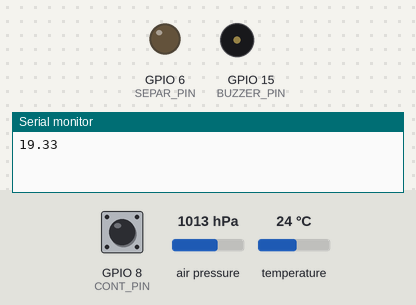
A program run on a simulated ESP32-S2. Parts: output pins drawn as LEDs (lit = HIGH), buzzer (waves = sounding, pin HIGH), the last lines printed to the serial monitor. The test bench sets the inputs (shaded band); at power-on: air pressure 1013 hPa, GPIO 8 (CONT_PIN) HIGH, temperature 24 °C. Storage starts empty; EEPROM starts erased.

Above: at 1.3 s.
At 4.1 s:
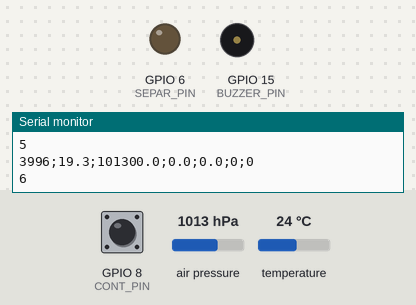
4.2 s: air pressure set to 1010 hPa
6.3 s: air pressure set to 1007 hPa
7.8 s: air pressure set to 1000 hPa
At 10.5 s:
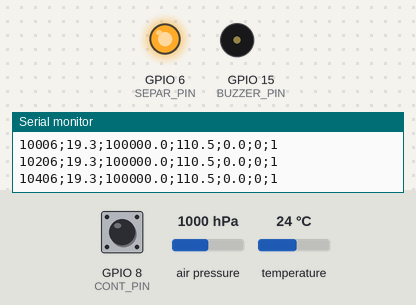
Timing chart, 0 to 16.6 s (numbered marks = the images above; inputs shaded):
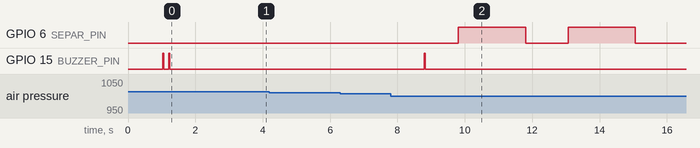

The program:

main.cpp
```cpp
#include "Loops.h"

GlobalAggregator glob;

void setup() {

    Serial.begin(115200);
    Serial.setTimeout(10);
    tasks.checkSerial(5);

    Wire.begin(SDA_PIN, SCL_PIN, 125000);
    tasks.bmp.begin(BMP085_HIGHRES, &Wire);

    pinMode(SEPAR_PIN, OUTPUT);
    pinMode(BUZZER_PIN, OUTPUT);

    pinMode(CONT_PIN, INPUT_PULLUP);
    pinMode(SWITCH_PIN, INPUT_PULLUP);

    // CONFIG:
    EEPROM.begin(sizeof(glob.memory));
    EEPROM.get(0, glob.memory);

    // Only for first programming:
    //tasks.clearMem();

    tasks.readFlash();
    tasks.recalibrate();
    Serial.println(glob.initialTemper);
    tasks.buzz();

    // RTOS queues:
    glob.dataFramesFifo = xQueueCreate(FRAMES_IN_Q, sizeof(DataFrame));

    // Pararell tasks:
    xTaskCreate((TaskFunction_t) Tasks::flashTask, "Flash Task", 16384, NULL, 1, NULL);

    // LOOPS:
    glob.dataFrame.rocketState = RAIL;
    Serial.println("RAIL STATE");
    loops.railLoop();

    glob.dataFrame.rocketState = FLIGHT;
    Serial.println("FLIGHT STATE");
    loops.flightLoop();

    glob.dataFrame.rocketState = SEPAR;
    tasks.updateDataBase();
    Serial.println("SEPAR STATE");
    loops.sepLoop();

    glob.dataFrame.rocketState = GROUND;
    Serial.println("GROUND STATE");
    loops.groundLoop();
}

void loop() {

    digitalWrite(BUZZER_PIN, 1);
    Serial.println("Waiting for pickup");
    vTaskDelay(1000 / portTICK_PERIOD_MS);
    digitalWrite(BUZZER_PIN, 0);
    vTaskDelay(9000 / portTICK_PERIOD_MS);
}
```

DataStructs.h
```cpp
#ifndef DATA_STRUCTS_H
#define DATA_STRUCTS_H

#define APOGEMIX_ID 8
#define FLIGHTS_IN_MEM 30
#define FRAMES_IN_Q 30
#define ALPHA_H 0.2
#define ALPHA_V 0.2
#define RAIL_FLIGHT_LOOP_TIME 200
#define FIRST_SEPAR_LOOP_TIME 250
#define SECND_SEPAR_LOOP_TIME 500
#define FIRE_TIME 2000
#define TEMPERATURE_FIX_A 0.855
#define TEMPERATURE_FIX_B (-1.188)
#define WIFI_TIME_MS 600000
#define CALLSIGN_LEN 11

#include <stdint.h>

struct Flight {

    uint16_t num;
    uint16_t apogee;
    uint16_t maxSpeed;
};

struct Memory {

    uint8_t lastFlightIndex;
    uint16_t lastFlightNum;
    Flight flight[FLIGHTS_IN_MEM];
};

enum RocketState {

    RAIL = 0,
    FLIGHT,
    SEPAR,
    GROUND
};

struct DataFrame {

    uint32_t time;
    float temper;
    float pressure;
    float altitude;
    float speed;
    bool continuity : 1;
    char rocketState : 3;

    String toString() {

        char data[60];
        sprintf(data, "%d;%0.1f;%0.1f;%0.1f;%0.1f;%d;%d", time, temper, pressure, altitude, speed, continuity, (int)rocketState);
        return String(data);
    }
};

#endif
```

Globals.h
```cpp
#ifndef GLOBALS_H
#define GLOBALS_H

#include "DataStructs.h"

struct GlobalAggregator {

    DataFrame dataFrame;
    QueueHandle_t dataFramesFifo;
    Memory memory;
    float initialPressure;
    float initialTemper;
    int16_t apogee = 0;
    int16_t maxSpeed = 0;
};

extern GlobalAggregator glob;

#endif
```

Loops.h
```cpp
#ifndef LOOPS_H
#define LOOPS_H

#include "Website.h"
#include <LoRa.h>

class StateLoops {

    Timer pressMeasureTimer;
    Timer waitingTimer;
    Timer wifiTimer;

    String rxDebugString;

    void dataLoop(bool enableFlashWrite);
    void ignitionLoop(bool apogee);
    void waitAndLogData(uint32_t time_ms);

public:

    void railLoop();
    void flightLoop();
    void sepLoop();
    void groundLoop();
};

extern StateLoops loops;

#endif
```

PinDefinitions.h
```cpp
#ifndef PIN_DEFINITIONS_H
#define PIN_DEFINITIONS_H

#define SWITCH_PIN 0

#define SEPAR_PIN 6
#define BUZZER_PIN 15

#define CONT_PIN 8

#define SDA_PIN 34
#define SCL_PIN 36

#endif
```

Tasks.h
```cpp
#ifndef TASKS_H
#define TASKS_H

#include <Arduino.h>
#include <EEPROM.h>
#include <LITTLEFS.h>
#include <Wire.h>
#include <SPI.h>
#include <Adafruit_BMP085.h>
#include <TinyGPS++.h>
#include <Servo.h>

#include "PinDefinitions.h"
#include "Timer.h"
#include "DataStructs.h"
#include "Globals.h"

class Tasks {

    uint8_t criteriaCounter = 0;
    void continuityTest();
    Servo servos[2];
    bool serialOpened = false;
    float getPressureMedian();

public:

    Adafruit_BMP085 bmp;
    TinyGPSPlus gps;

    void buzzBeep(uint16_t activeTime, uint16_t sleepTime, uint8_t n);

    void measure();
    void buzz();

    bool isLaunchDetected();
    bool isApogeeDetected();
    bool isOnGround();

    static void flashTask();
    void readFlash();
    void updateDataBase();
    void recalibrate();
    void checkSerial(uint8_t blockTime_s);

    void clearMem();
};

extern Tasks tasks;

#endif
```

Timer.h
```cpp
#ifndef TIMER_H
#define TIMER_H

#include <Arduino.h>

class Timer {

    uint32_t startTimeStamp;
    uint32_t delayTime_ms;

public:

    void start(uint32_t timeLeft_ms) {

        startTimeStamp = millis();
        delayTime_ms = timeLeft_ms;
    }

    bool check() {

        if (millis() - startTimeStamp >= delayTime_ms) {

            startTimeStamp = millis();
            return true;
        }
        else return false;
    }
};

#endif
```

Website.h
```cpp
#ifndef WEBSITE_H
#define WEBSITE_H

#include "ESPAsyncWebServer.h"
#include <ESPmDNS.h>

#include "Tasks.h"

class Website {

    enum SettingsType {
        RECOVERY_SETTINGS = 0,
        TELEMETRY_SETTINGS,
        SERVOS_SETTINGS
    };

    String ssid = String("Apogemix_FM23_") + String(APOGEMIX_ID);
    const char* password = "ApogemixFM23";
    AsyncWebServer server = AsyncWebServer(80);
    bool enabled = false;

    String generateHtml();

public:

    bool isEnabled() { return enabled; }
    void start();
    void stop();
};

#endif
```

Loops.cpp
```cpp
#include "Loops.h"

StateLoops loops;

void StateLoops::dataLoop(bool enableFlashWrite) {

    tasks.measure();
    DataFrame trashBin;
    if (uxQueueMessagesWaiting(glob.dataFramesFifo) == FRAMES_IN_Q) {
        xQueueReceive(glob.dataFramesFifo, &trashBin, portMAX_DELAY);
    }
    xQueueSend(glob.dataFramesFifo, &glob.dataFrame, portMAX_DELAY);
}

/*********************************************************************/

void StateLoops::ignitionLoop(bool apogee) {

    digitalWrite(SEPAR_PIN, 1);
    waitAndLogData(FIRE_TIME);
    digitalWrite(SEPAR_PIN, 0);
}

/*********************************************************************/

void StateLoops::waitAndLogData(uint32_t time_ms) {

    waitingTimer.start(time_ms);

    while (!waitingTimer.check()) {

        if (pressMeasureTimer.check()) dataLoop(1);

        vTaskDelay(1 / portTICK_PERIOD_MS);
    }
}

/*********************************************************************/
/*********************************************************************/

void StateLoops::railLoop() {

    pressMeasureTimer.start(RAIL_FLIGHT_LOOP_TIME);
    Website website;

    while (1) {

        if (pressMeasureTimer.check()) {

            uint32_t t1 = millis();
            dataLoop(0);
            Serial.println(millis() - t1);
            if (tasks.isLaunchDetected()) {

                if (website.isEnabled()) website.stop();
                break;
            }

            // WiFi itp:
            if (!digitalRead(SWITCH_PIN) && !website.isEnabled()) {

                website.start();
                wifiTimer.start(WIFI_TIME_MS);
            }
            if (website.isEnabled() && wifiTimer.check()) {

                website.stop();
            }
        }
        vTaskDelay(1 / portTICK_PERIOD_MS);

        // DEBUG:
        if (Serial.available()) {
            rxDebugString = Serial.readString();
            if (strstr(rxDebugString.c_str(), "FORCE NEXT STATE")) {

                if (website.isEnabled()) website.stop();
                break;
            }
        }
    }
}

/*********************************************************************/

void StateLoops::flightLoop() {

    pressMeasureTimer.start(RAIL_FLIGHT_LOOP_TIME);
    tasks.buzzBeep(30, 1, 1);

    while(1) {

        if (pressMeasureTimer.check()) {

            dataLoop(1);
            if (tasks.isApogeeDetected()) {

                ignitionLoop(1);
                break;
            }
        }
        vTaskDelay(1 / portTICK_PERIOD_MS);

        // DEBUG:
        if (Serial.available()) {
            rxDebugString = Serial.readString();
            if (strstr(rxDebugString.c_str(), "FORCE NEXT STATE")) break;
        }
    }
}

/*********************************************************************/

void StateLoops::sepLoop() {

    pressMeasureTimer.start(FIRST_SEPAR_LOOP_TIME);

    while(1) {

        if (pressMeasureTimer.check()) {

            dataLoop(1);
            if (tasks.isOnGround()) {

                ignitionLoop(0);
                break;
            }
        }
        vTaskDelay(1 / portTICK_PERIOD_MS);
    }
}

/*********************************************************************/

void StateLoops::groundLoop() {

    vTaskDelay(3000 / portTICK_PERIOD_MS);
}
```

Tasks.cpp
```cpp
#include "Tasks.h"

Tasks tasks;

#define CRITERIA_MARGIN 5

void Tasks::continuityTest() {

    glob.dataFrame.continuity = !digitalRead(CONT_PIN);
}

/*********************************************************************/

float Tasks::getPressureMedian() {

    float press[3];

    for (uint8_t i = 0; i < 3; i++) {
        press[i] = bmp.readPressure();
    }

    std::sort(press, press+3);
    return press[1];
}

/*********************************************************************/

void Tasks::measure() {

    // Pressure and temperature:
    glob.dataFrame.pressure = getPressureMedian();
    glob.dataFrame.temper = bmp.readTemperature() * TEMPERATURE_FIX_A + TEMPERATURE_FIX_B;

    // Time:
    uint32_t newTime = millis();
    uint32_t timeDiff = newTime - glob.dataFrame.time;
    if (!timeDiff) timeDiff++;
    glob.dataFrame.time = newTime;

    // Altitude:
    float oldAlt = glob.dataFrame.altitude;
    float newAlt = (glob.initialTemper+273.15)/0.0065*(1.0 - pow(glob.dataFrame.pressure/glob.initialPressure, 0.1903));
    glob.dataFrame.altitude = ALPHA_H * oldAlt + (1-ALPHA_H) * newAlt;

    // Speed:
    float oldSpd = glob.dataFrame.speed;
    float newSpd = 1000.0*(glob.dataFrame.altitude - oldAlt) / timeDiff;
    glob.dataFrame.speed = ALPHA_V * oldSpd + (1-ALPHA_V) * newSpd;

    // Contunuity:
    continuityTest();

    // Maximas:
    if (glob.apogee < glob.dataFrame.altitude) glob.apogee = glob.dataFrame.altitude;
    if (glob.maxSpeed < glob.dataFrame.speed) glob.maxSpeed = glob.dataFrame.speed;

    // Debug:
    Serial.println(glob.dataFrame.toString());
}

/*********************************************************************/

void Tasks::buzzBeep(uint16_t activeTime, uint16_t sleepTime, uint8_t n) {

    for (; n > 0; n--) {

        digitalWrite(BUZZER_PIN, 1);
        vTaskDelay(activeTime / portTICK_PERIOD_MS);
        digitalWrite(BUZZER_PIN, 0);
        vTaskDelay(sleepTime / portTICK_PERIOD_MS);
    }
}

/*********************************************************************/

void Tasks::buzz() {

    continuityTest();

    buzzBeep(30, 150, 2);
    vTaskDelay(2000 / portTICK_PERIOD_MS);

    if (glob.dataFrame.continuity) buzzBeep(500, 500, 1);
}

/*********************************************************************/

bool Tasks::isLaunchDetected() {

    if (glob.dataFrame.altitude > 20 && glob.dataFrame.speed > 1) {

        criteriaCounter++;
        if (criteriaCounter >= CRITERIA_MARGIN) {

            criteriaCounter = 0;
            return true;
        }
    }
    else criteriaCounter = 0;

    return false;
}

/*********************************************************************/

bool Tasks::isApogeeDetected() {

    if (glob.dataFrame.speed < 10) {

        criteriaCounter++;
        if (criteriaCounter >= CRITERIA_MARGIN) {

            criteriaCounter = 0;
            return true;
        }
    }
    else criteriaCounter = 0;

    return false;
}

/*********************************************************************/

bool Tasks::isOnGround() {

    if (abs(glob.dataFrame.speed) < 2) {

        criteriaCounter++;
        if (criteriaCounter >= CRITERIA_MARGIN) {

            criteriaCounter = 0;
            return true;
        }
    }
    else criteriaCounter = 0;

    return false;
}

/*********************************************************************/

#pragma GCC diagnostic push
#pragma GCC diagnostic ignored "-Wdeprecated-declarations"

void Tasks::flashTask() {

    File file;
    bool appendFlash = false;

    while (glob.dataFrame.rocketState < FLIGHT) {
        vTaskDelay(10 / portTICK_PERIOD_MS);
    }

    while (1) {

        if (uxQueueMessagesWaiting(glob.dataFramesFifo) > 20 || glob.dataFrame.rocketState == GROUND) {

            if (!appendFlash) {
                appendFlash = true;
                file = LITTLEFS.open("/FlightData.apg", "w");
            }
            else {
                file = LITTLEFS.open("/FlightData.apg", "a");
            }

            while (uxQueueMessagesWaiting(glob.dataFramesFifo)) {

                DataFrame tempData;
                xQueueReceive(glob.dataFramesFifo, &tempData, portMAX_DELAY);

                char tempDataAscii[120];
                strcpy(tempDataAscii, tempData.toString().c_str());
                strcat(tempDataAscii, "\n");
                file.write((uint8_t*) tempDataAscii, strlen(tempDataAscii));
            }

            file.close();
        }

        vTaskDelay(10 / portTICK_PERIOD_MS);
    }
}

/*********************************************************************/

void Tasks::readFlash() {

    LITTLEFS.begin(true);

    File file = LITTLEFS.open("/FlightData.apg", "r");

    if (serialOpened) {
        while (file.available()) Serial.print(file.readString());
    }

    file.close();
}

#pragma GCC diagnostic pop

/*********************************************************************/

void Tasks::clearMem() {

    LITTLEFS.begin(true);
    File file = LITTLEFS.open("/FlightData.apg", "w");

    memset(&glob.memory, 0, sizeof(glob.memory));

    EEPROM.put(0, glob.memory);
    EEPROM.commit();

    buzzBeep(30, 30, 10);
    while(1) {
        vTaskDelay(1000 / portTICK_PERIOD_MS);
    }
}

/*********************************************************************/

void Tasks::updateDataBase() {

    glob.memory.lastFlightIndex++;
    if (glob.memory.lastFlightIndex > FLIGHTS_IN_MEM) glob.memory.lastFlightIndex = 0;
    uint8_t flid = glob.memory.lastFlightIndex;

    glob.memory.lastFlightNum++;

    glob.memory.flight[flid].num = glob.memory.lastFlightNum;
    glob.memory.flight[flid].apogee = glob.apogee;
    glob.memory.flight[flid].maxSpeed = glob.maxSpeed;

    EEPROM.put(0, glob.memory);
    EEPROM.commit();
}

/*********************************************************************/

void Tasks::recalibrate() {

    glob.initialPressure = bmp.readPressure();
    glob.initialTemper = bmp.readTemperature() * TEMPERATURE_FIX_A + TEMPERATURE_FIX_B;
}

/*********************************************************************/

void Tasks::checkSerial(uint8_t blockTime_s) {

    for (uint8_t i = 0; i < blockTime_s; i++) {

        vTaskDelay(1000 / portTICK_PERIOD_MS);
        if (Serial) {
            serialOpened = true;
            return;
        }
    }
}
```

Website.cpp
```cpp
#include "Website.h"

#pragma GCC diagnostic push
#pragma GCC diagnostic ignored "-Wdeprecated-declarations"

void Website::start() {

    WiFi.softAP(ssid.c_str(), password);
    MDNS.begin("apogemix");

    Serial.println("server on");
    enabled = true;

    server.on("/", HTTP_GET, [this](AsyncWebServerRequest *request) {

        request->send(200, "text/html", generateHtml());
    });

    server.on("/api", HTTP_GET, [this](AsyncWebServerRequest *request) {

        request->send(200, "text/html", glob.dataFrame.toString());
    });

    server.on("/wifioff", HTTP_GET, [this](AsyncWebServerRequest *request) {

        request->send(200, "text/html", String("<meta http-equiv=\"refresh\" content=\"0; URL=/\" />"));
        stop();
    });

    server.on("/FlightData.apg", HTTP_GET, [this](AsyncWebServerRequest *request) {

        request->send(LITTLEFS, "/FlightData.apg", String());
    });

    server.begin();
}

#pragma GCC diagnostic pop

/*********************************************************************/

void Website::stop() {

    Serial.println("server off");
    WiFi.softAPdisconnect(true);
    enabled = false;
}

/*********************************************************************/

String Website::generateHtml() {

    String html = R"rawliteral(
        <!DOCTYPE html>
        <head>
            <title>Apogemix FM23 configuration page</title>
        </head>
        <body>
            <h3>Apogemix FM23</h3><hr>
            </p><hr>
            <a href='/FlightData.apg'>Download data from last flight.</a>
            <p>Flight data table:
            <table border='1'>
                <tr>
                    <th>Num</th><th>Apogee [m]</th><th>Max speed [m/s]</th>
                </tr>
    )rawliteral";

    for (uint8_t i = 0; i < FLIGHTS_IN_MEM; i++) {

        if (glob.memory.flight[i].apogee || glob.memory.flight[i].maxSpeed) {
            html += "<tr><td>" + String(glob.memory.flight[i].num) + "</td>";
            html += "<td>" + String(glob.memory.flight[i].apogee) + "</td>";
            html += "<td>" + String(glob.memory.flight[i].maxSpeed) + "</td></tr>\n";
        }
    }

    html += R"rawliteral(
            </table>
            </p><hr>
            <a href='/wifioff'>Turn off the wifi.</a>
        </body>
        </html>
    )rawliteral";

    return html;
}
```

Measured:
- the behaviour switches between 1003 and 1002 hPa on air pressure (found by bisection; images 1 and 2)
- after the input at 7.8 s, GPIO 6 (SEPAR_PIN): alternates HIGH for 2.0 s and LOW for 1.3 s, starting after 2.0 s; GPIO 15 (BUZZER_PIN): LOW → HIGH after 1.0 s, → LOW 0.03 s later
- by itself, GPIO 15 (BUZZER_PIN): alternates HIGH for 0.03 s and LOW for 0.15 s, 4 changes in all, then stays LOW
